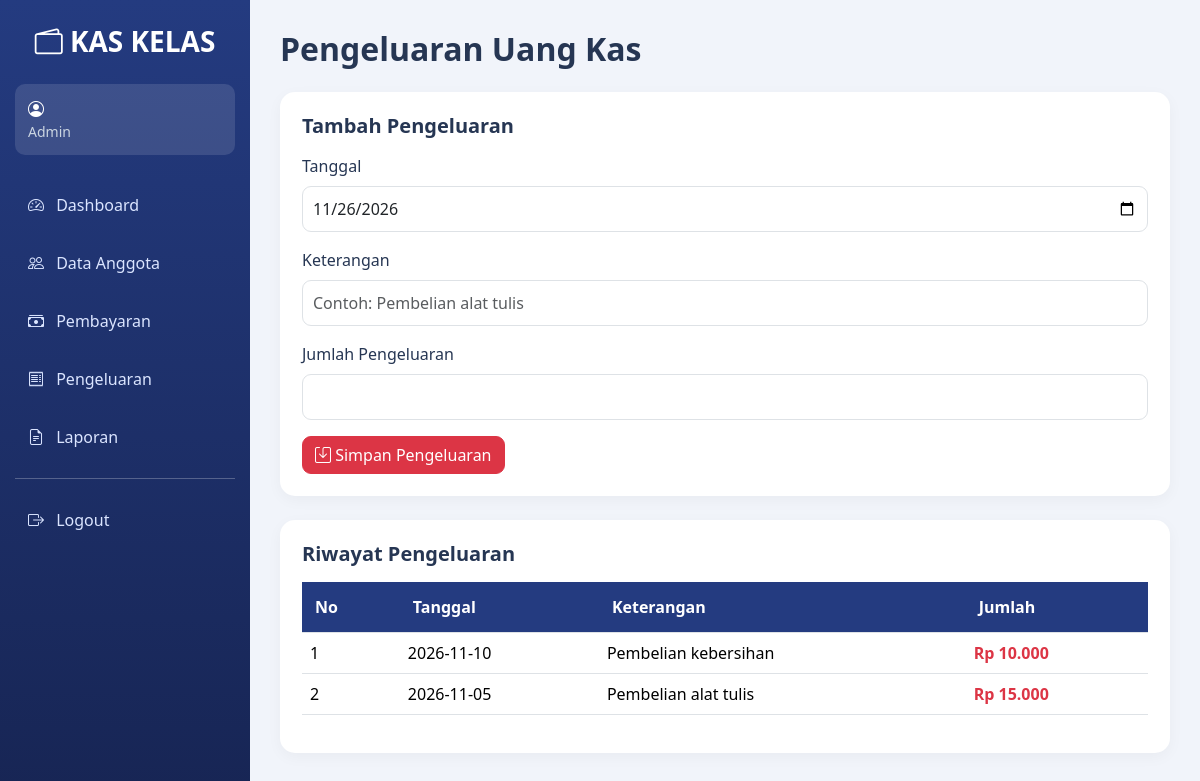
The app's page /pengeluaran.php (signed in) with its own data.
### tables this page shows
CREATE TABLE `pengeluaran` (
  `id` int(11) NOT NULL,
  `tanggal` date NOT NULL,
  `keterangan` varchar(255) NOT NULL,
  `jumlah` decimal(12,2) NOT NULL,
  `created_at` timestamp NULL DEFAULT current_timestamp()
);

### config.php (called while the page is built, shortened)
<?php
function e($value) {
    return htmlspecialchars(
        (string)$value,
        ENT_QUOTES,
        'UTF-8'
    );
}
function rupiah($angka) {
    return "Rp " . number_format(
        (float)$angka,
        0,
        ',',
        '.'
    );
}

### pengeluaran.php (the view, shortened to what this page needs)
<?php
require_once 'config.php';
$data = $conn->query(
    "SELECT * FROM pengeluaran ORDER BY tanggal DESC,id DESC"
);
?>
<!DOCTYPE html>
<html lang="id">
<head>
<link href="https://cdn.jsdelivr.net/npm/bootstrap@5.3.3/dist/css/bootstrap.min.css" rel="stylesheet">
<link rel="stylesheet" href="https://cdn.jsdelivr.net/npm/bootstrap-icons@1.11.3/font/bootstrap-icons.min.css">
<link rel="stylesheet" href="style.css">
</head>
<body>
<?php include 'sidebar.php'; ?>
<div class="main-content">
<h2 class="fw-bold mb-4">Pengeluaran Uang Kas</h2>
<div class="content-card mb-4">
<h5 class="fw-bold mb-3">Tambah Pengeluaran</h5>
<form method="POST">
<label class="form-label">Tanggal</label>
<input type="date" name="tanggal"
class="form-control mb-3"
value="<?= date('Y-m-d') ?>" required>
<label class="form-label">Keterangan</label>
<input type="text" name="keterangan"
class="form-control mb-3"
placeholder="Contoh: Pembelian alat tulis" required>
<label class="form-label">Jumlah Pengeluaran</label>
<input type="number" name="jumlah"
class="form-control mb-3" min="1" step="1" required>
<button class="btn btn-danger">
<i class="bi bi-save"></i> Simpan Pengeluaran
</button>
</form>
</div>
<div class="content-card">
<h5 class="fw-bold mb-3">Riwayat Pengeluaran</h5>
<div class="table-responsive">
<table class="table table-hover">
<thead>
<tr>
<th>No</th>
<th>Tanggal</th>
<th>Keterangan</th>
<th>Jumlah</th>
</tr>
</thead>
<tbody>
<?php $no=1; while ($row=$data->fetch_assoc()): ?>
<tr>
<td><?= $no++ ?></td>
<td><?= e($row['tanggal']) ?></td>
<td><?= e($row['keterangan']) ?></td>
<td class="text-danger fw-bold"><?= rupiah($row['jumlah']) ?></td>
</tr>
<?php endwhile; ?>
</tbody>
</table>
</div>
</div>
</div>
</body>
</html>

### style.css (style rules this page uses)
* { margin: 0; padding: 0; box-sizing: border-box; }
body { font-family: 'Segoe UI', sans-serif; background: #f1f4fa; color: #263653; }
.main-content { margin-left: 250px; padding: 30px; }
.content-card { background: white; padding: 22px; border-radius: 15px; box-shadow: 0 4px 15px rgba(0,0,0,.04); }
.table thead { background: #243b80; color: white; }
.table thead th { background: #243b80; color: white; padding: 13px; }
.table td { vertical-align: middle; }
.form-control, .form-select { border-radius: 9px; padding: 10px; }
.btn { border-radius: 9px; }

### records on screen
pengeluaran: tanggal "2026-11-10", keterangan "Pembelian kebersihan", jumlah "Rp 10.000"
pengeluaran: tanggal "2026-11-05", keterangan "Pembelian alat tulis", jumlah "Rp 15.000"

### other values on screen
$_SESSION['user']['role'] "Admin"
